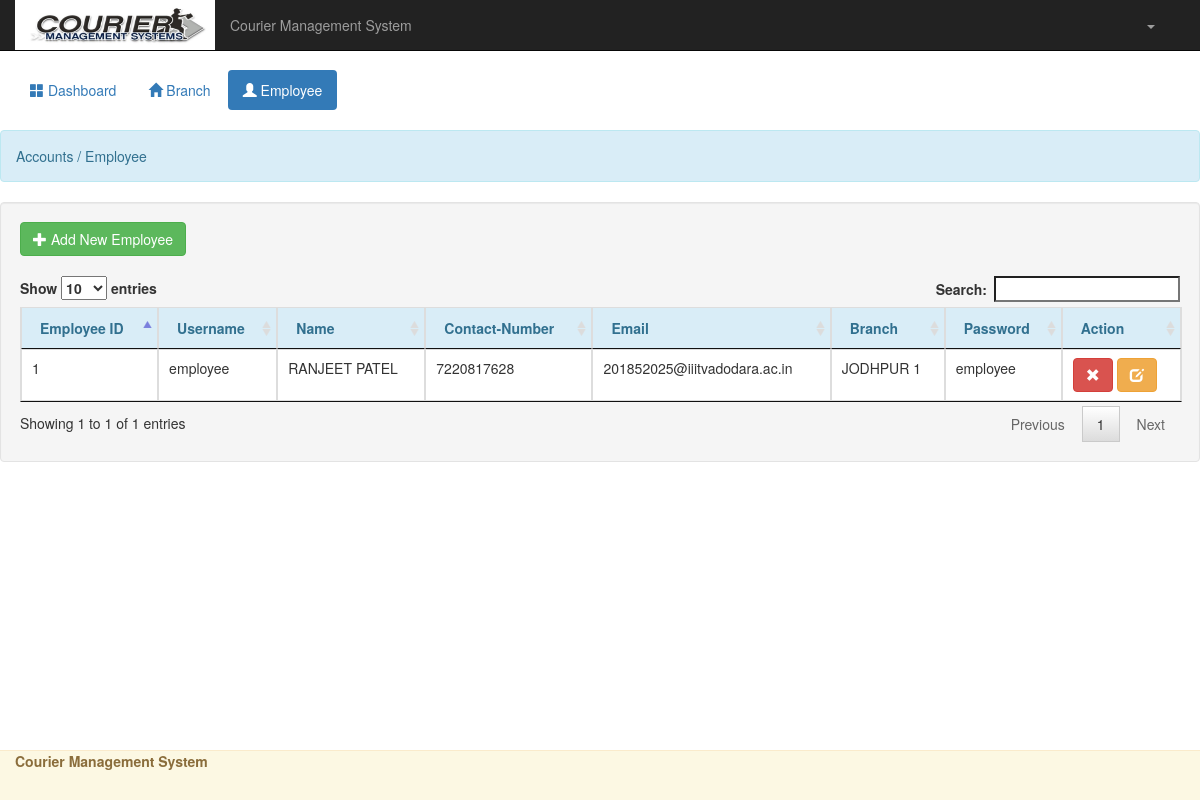
The app's page /admin/employee.php, older data.
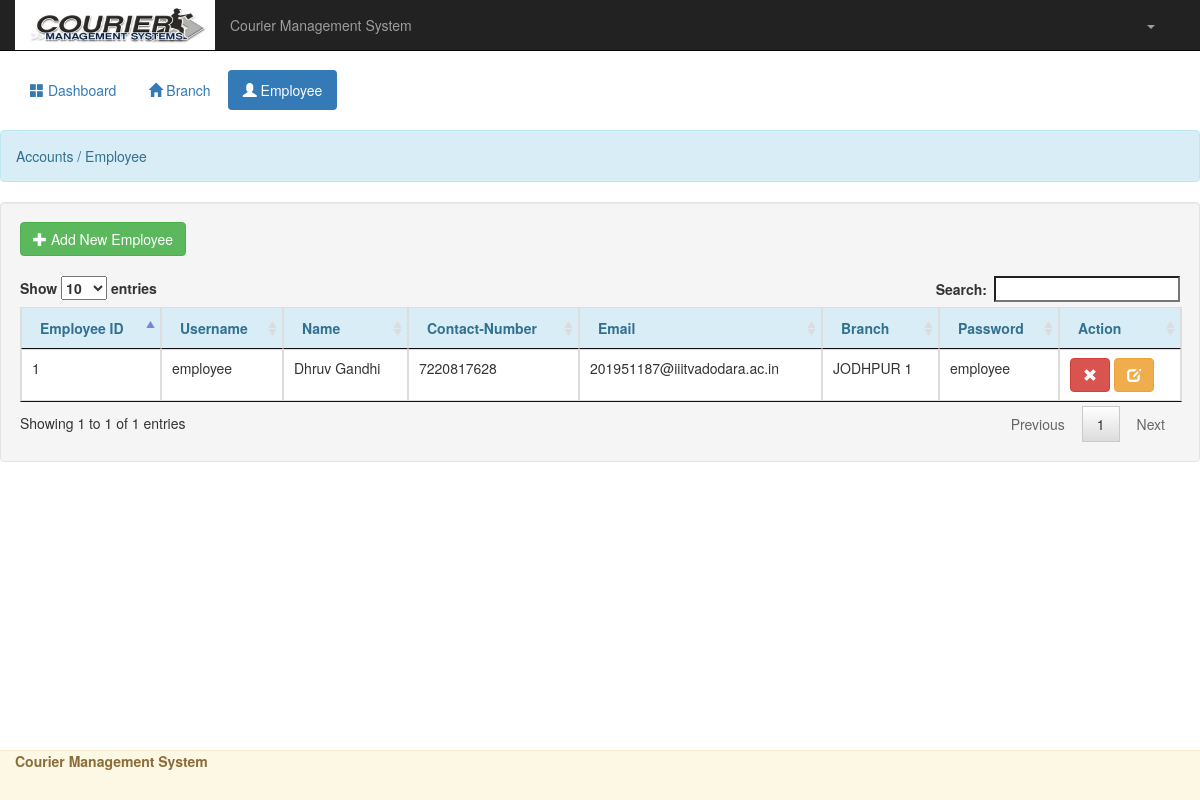
The same page, newer data.
### tables this page shows
CREATE TABLE `employee` (
  `employee_id` int(6) NOT NULL,
  `username` varchar(20) NOT NULL,
  `name` varchar(30) NOT NULL,
  `contactnumber` bigint(10) NOT NULL,
  `email` varchar(30) NOT NULL,
  `branch` varchar(30) NOT NULL,
  `password` varchar(12) NOT NULL
);

### admin/employee.php (the view, shortened to what this page needs)
<!DOCTYPE html>
<?php
	require_once 'account.php';
?>
<html lang = "eng">
	<head>
		<link rel = "stylesheet" href = "css/bootstrap.css" />
		<link rel = "stylesheet" href = "css/jquery.dataTables.css" />
	</head>
	<body>
		<nav class = "navbar navbar-inverse navbar-fixed-top">
			<div class = "container-fluid">
				<div class = "navbar-header">
					<img src = "images/logo.jpg" width = "200px" height = "50px"/>
					<p class = "navbar-text pull-right">Courier Management System</p>
				</div>
				<ul class = "nav navbar-nav navbar-right">
					<li class = "dropdown">
						<a href = "#" class = "dropdown-toggle" data-toggle = "dropdown"><?php echo htmlentities($admin_name)?> <b class = "caret"></b></a>
					</li>
				</ul>
			</div>
		</nav>
		<div class = "container-fluid" style = "margin-top:70px;">
		<ul class = "nav nav-pills">
				<li><a href = "home.php"><span class = "glyphicon glyphicon-th-large"></span> Dashboard</a></li>
				<li><a href = "branch.php"><span class = "glyphicon glyphicon-home"></span> Branch</a></li>
				<li class="active"><a href = "employee.php"><span class = "glyphicon glyphicon-user"></span> Employee</a></li>
			</ul>
			<br />
		</div>
		<div class = "alert alert-info">Accounts / Employee</div>
			<div class = "well col-lg-12">
				<button class = "btn btn-success" type = "button" href = "#" data-toggle = "modal" data-target = "#add_employee"><span class = "glyphicon glyphicon-plus"></span> Add New Employee </button>
				<br />
				<br />
				<table id = "table" class = "table table-bordered">
					<thead class = "alert-info">
						<tr>
							<th>Employee ID</th>
							<th>Username</th>
							<th>Name</th>
							<th>Contact-Number</th>
							<th>Email</th>
							<th>Branch</th>
							<th>Password</th>
							<th>Action</th>
						</tr>
					</thead>
					<tbody>
						<?php
							$q_employee = $conn->query("SELECT * FROM `employee`") or die(mysqli_error());
							while($f_employee = $q_employee->fetch_array()){
						?>
						<tr>
							<td><?php echo $f_employee['employee_id']?></td>
							<td><?php echo $f_employee['username']?></td>
							<td><?php echo $f_employee['name']?></td>
							<td><?php echo $f_employee['contactnumber']?></td>
							<td><?php echo $f_employee['email']?></td>
							<td><?php echo $f_employee['branch']?></td>
							<td><?php echo $f_employee['password']?></td>
							<td><a class = "btn btn-danger remployee_id" name = "<?php echo $f_employee['employee_id']?>" href = "#" data-toggle = "modal" data-target = "#delete"><span class = "glyphicon glyphicon-remove"></span></a> <a class = "btn btn-warning  eemployee_id" name = "<?php echo $f_employee['employee_id']?>" href = "#" data-toggle = "modal" data-target = "#edit_employee"><span class = "glyphicon glyphicon-edit"></span></a></td>
						</tr>
						<?php
							}
						?>
					</tbody>
				</table>
			</div>
			<br />
			<br />
			<br />
		<div class = "navbar navbar-fixed-bottom alert-warning">
			<div class = "container-fluid">
				<label class = "pull-left">Courier Management System </label>
			</div>
		</div>
	</body>
</html>

Row changes from the older to the newer data that the page shows:
changed employee "employee": name "RANJEET PATEL" → "Dhruv Gandhi"; email "201852025@iiitvadodara.ac.in" → "201951187@iiitvadodara.ac.in"
